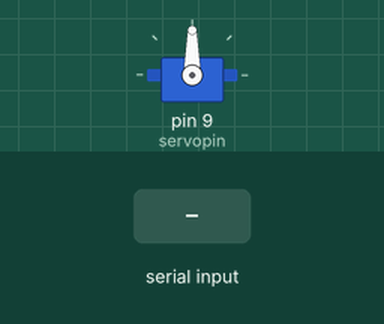
Recording of a sketch running on a simulated Arduino Uno, built with avr-gcc and run on an emulated ATmega328P. On the bench: servo. The test bench sets the inputs (shaded band). What the sketch prints to the serial monitor is not drawn.

Above: at 1.2 s.
1.3 s: "30,150\n" received over Serial
At 2.7 s:
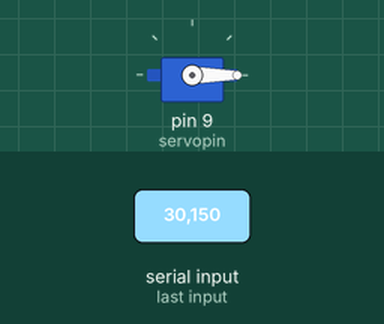
3.8 s: "90,45\n" received over Serial
At 4.6 s:
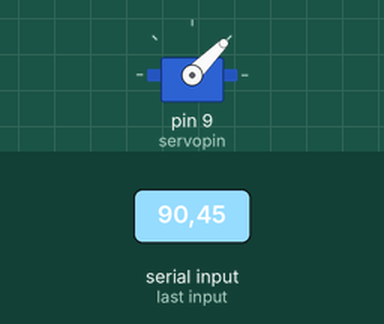
6.3 s: "200\n" received over Serial
At 6.9 s:
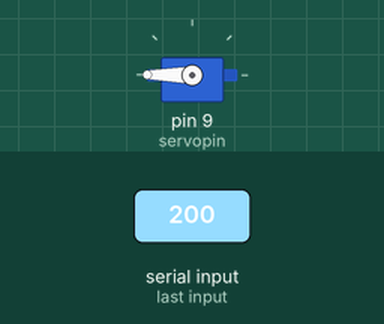
Timing chart, 0 to 9.3 s (numbered marks = the images above; inputs shaded):
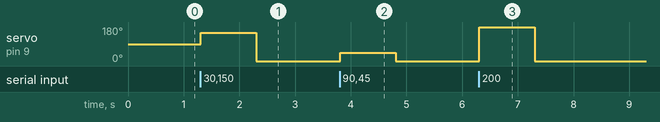

Measured:
- after the input at 1.3 s, servo on pin 9 (servopin): 90° → 150° at once, → 0° 1.0 s later
- after the input at 3.8 s, servo on pin 9 (servopin): 0° → 45° at once, → 0° 1.0 s later
- after the input at 6.3 s, servo on pin 9 (servopin): 0° → 180° at once, → 0° 1.0 s later

The sketch:

Controlling_servo_position.ino
```cpp
#include<Servo.h>
Servo myservo;
int    servopin = 9;
int servopos;
void setup() {
  myservo.attach(servopin);
  Serial.begin(9600);
}

void loop() {
  Serial.print("enter the servo position");
  while (Serial.available() == 0)
  {}
  servopos = Serial.parseInt();
  myservo.write(servopos);
  Serial.println(servopos);
}
```
